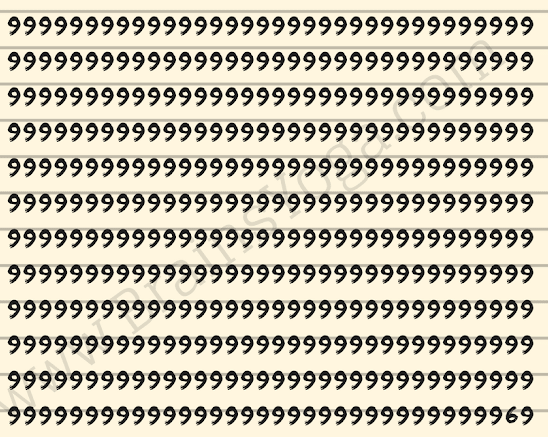
#> input picture images/number_finding.png, 548 x 437 px, given in place of number_finding(1).png, which was not available
$ python image_finder.py
#> lines starting #> are read from the running program, lines starting #| are printed output that depends on the picture; after the words box and inside, x2 and y2 are one past the last pixel; in counts of white or black regions, pixels touching at a corner belong together; pictures that were not available may be replaced by others from this repository, and a replacement may not be noted
import cv2
import numpy as np

image_template = cv2.imread('number_finding(1).png')
#> image_template is the input picture: shape (437, 548, 3); mean B, G, R 177.3, 195.1, 201.5
cv2.imshow("Original Template", image_template)

height, width = image_template.shape[:2]
#> height = 437; width = 548

original_image = cv2.imread('number_finding.png')
cv2.imshow("Original Image", original_image)

gray_template = cv2.cvtColor(image_template, cv2.COLOR_BGR2GRAY)
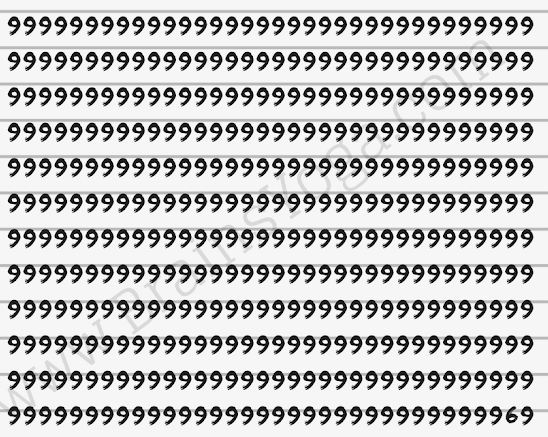
#> gray_template: shape (437, 548); min 0, max 252, mean 194.9
gray_original = cv2.cvtColor(original_image, cv2.COLOR_BGR2GRAY)
gray_template=cv2.GaussianBlur(gray_template,(7,7),0)
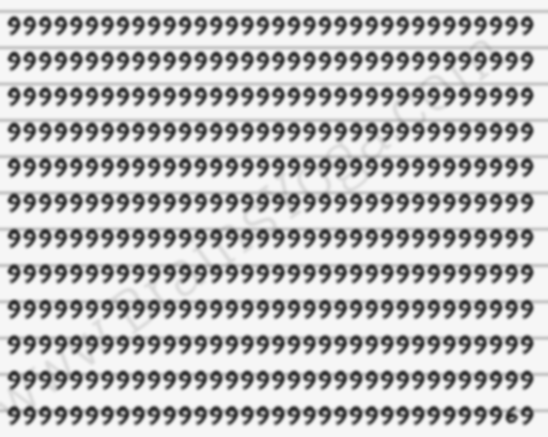
#> gray_template: shape (437, 548); min 42, max 246, mean 194.9
gray_original=cv2.GaussianBlur(gray_original,(13,13),0)
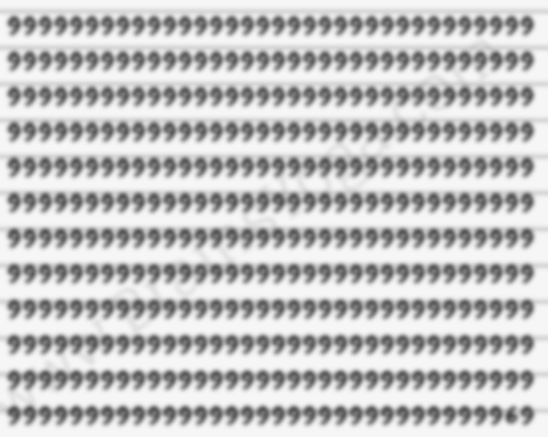
#> gray_original: shape (437, 548); min 74, max 246, mean 194.9
gray_template = cv2.dilate(gray_template, (1, 1), iterations=0)
gray_original = cv2.dilate(gray_original, (1, 1), iterations=0)

match = cv2.matchTemplate(gray_original, gray_template, cv2.TM_CCOEFF)
#> match = [716360832]
min_val, max_val, min_loc, max_loc = cv2.minMaxLoc(match)
#> min_val = 716360832; max_val = 716360832; min_loc = (0, 0); max_loc = (0, 0)

top_left = max_loc
#> top_left = (0, 0)
bottom_right = (top_left[0]+height, top_left[1]+width)
#> bottom_right = (437, 548)
cv2.rectangle(original_image, top_left, bottom_right, (0,0,255), 5)
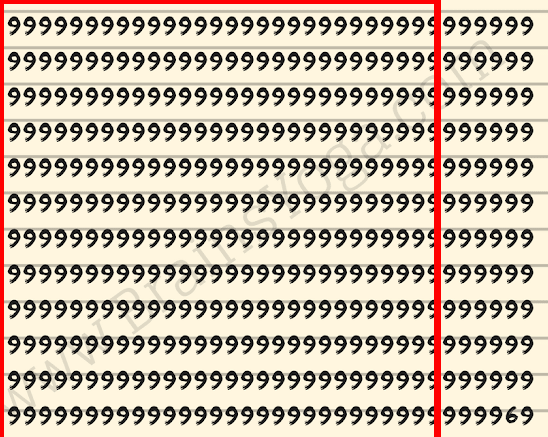
#> original_image: shape (437, 548, 3); 2.73% of pixels changed, all inside (x1, y1, x2, y2) = (0, 0, 441, 437)

cv2.imshow("Original Image with matched area", original_image)
cv2.waitKey(0)

cv2.destroyAllWindows()
